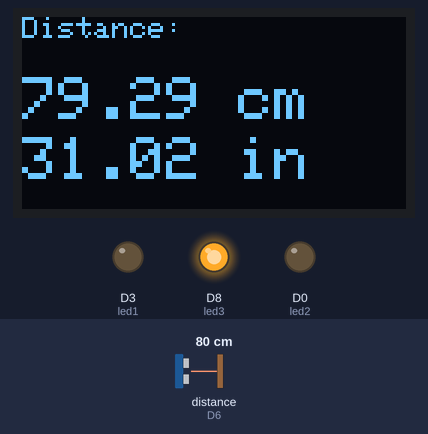
Simulated run of this sketch. Board: ESP8266 (NodeMCU). Shown: 128×64 one-colour display, output pins drawn as LEDs (lit = HIGH). Wiring (inferred from the names in the program): ultrasonic range finder: trigger D5; echo D6. The inputs (shaded band) are chosen by the test bench; at power-on: distance to the obstacle (sensor on D6) 80 cm. The echo pulse lasts 58.3 µs per cm; pins used as bus, display or sensor lines are not drawn; what the sketch prints to the serial monitor is not drawn.

Above: at 3.2 s.
3.3 s: distance to the obstacle (sensor on D6) set to 22 cm
At 4.7 s:
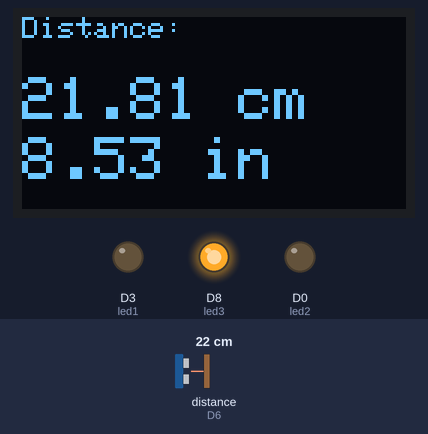
5.6 s: distance to the obstacle (sensor on D6) set to 18 cm
At 7.1 s:
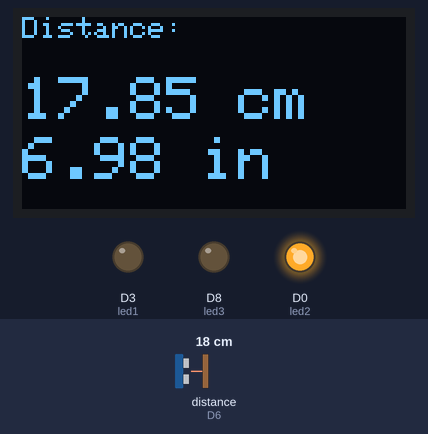
7.7 s: distance to the obstacle (sensor on D6) set to 12 cm
At 9.4 s:
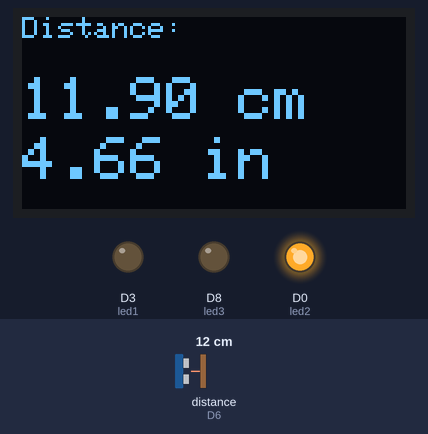
9.7 s: distance to the obstacle (sensor on D6) set to 9 cm
At 11.7 s:
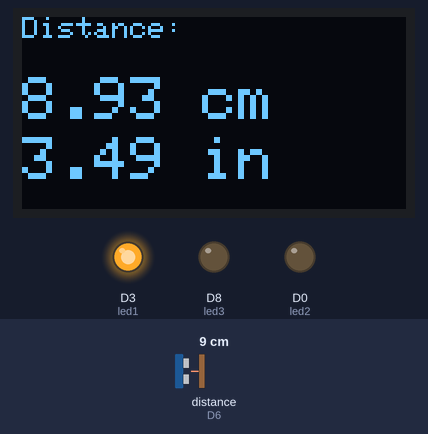
Timing chart, 0 to 12.8 s (numbered marks = the images above; inputs shaded):
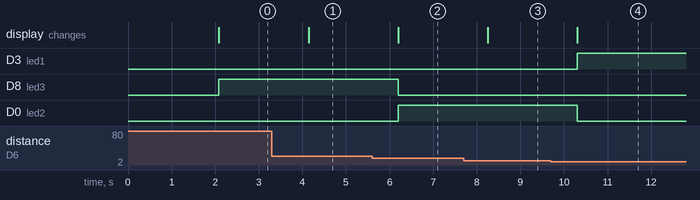

The sketch:

Ultrasonic_OLED_LED_in_node_mcu.ino
```cpp
#include <DHT.h>
#include <Adafruit_SSD1306.h>
#include <OakOLED.h>

// Ultrasonic Sensor Pins
const int trigger = D5;
const int echo = D6;

// LED Pins
const int led1 = D3;
const int led2 = D0;
const int led3 = D8;

// Distance Variables
long duration = 0;
float cm = 0;
float inch = 0;

// OLED Display
OakOLED oled;

void setup() {
  Serial.begin(9600);

  // Initialize OLED
  oled.begin();
  oled.clearDisplay();
  oled.setTextSize(2);
  oled.setTextColor(1);
  oled.setCursor(0, 0);
  oled.println("Initializing...");
  oled.display();
  delay(2000);

  // Set pin modes
  pinMode(trigger, OUTPUT);
  pinMode(echo, INPUT);
  pinMode(led1, OUTPUT);
  pinMode(led2, OUTPUT);
  pinMode(led3, OUTPUT);

  // Turn off all LEDs initially
  digitalWrite(led1, LOW);
  digitalWrite(led2, LOW);
  digitalWrite(led3, LOW);
}

void loop() {
  // Trigger the ultrasonic sensor
  digitalWrite(trigger, LOW);
  delayMicroseconds(2);
  digitalWrite(trigger, HIGH);
  delayMicroseconds(10);
  digitalWrite(trigger, LOW);

  // Measure the echo duration
  duration = pulseIn(echo, HIGH);

  // Calculate distances
  cm = duration * 0.034 / 2;   // Convert to cm
  inch = duration * 0.0133 / 2; // Convert to inches

  // Print to Serial Monitor
  Serial.print("Distance: ");
  Serial.print(cm);
  Serial.print(" cm, ");
  Serial.print(inch);
  Serial.println(" inches");

  // Display on OLED
  oled.clearDisplay();
  oled.setTextSize(1);
  oled.setCursor(0, 0);
  oled.println("Distance:");
  oled.setTextSize(2);
  oled.setCursor(0, 20);
  oled.print(cm);
  oled.println(" cm");
  oled.setCursor(0, 40);
  oled.print(inch);
  oled.println(" in");
  oled.display();

  // Control LEDs based on distance
  if (cm < 10) {
    digitalWrite(led1, HIGH);
    digitalWrite(led2, LOW);
    digitalWrite(led3, LOW);
  } else if (cm >= 10 && cm <= 20) {
    digitalWrite(led1, LOW);
    digitalWrite(led2, HIGH);
    digitalWrite(led3, LOW);
  } else if (cm > 20) {
    digitalWrite(led1, LOW);
    digitalWrite(led2, LOW);
    digitalWrite(led3, HIGH);
  } else {
    // Turn off all LEDs if no valid reading
    digitalWrite(led1, LOW);
    digitalWrite(led2, LOW);
    digitalWrite(led3, LOW);
  }

  // Wait before next reading
  delay(1000);
}
```

Measured:
- the behaviour switches between 21 and 20 cm on distance to the obstacle (sensor on D6) (found by bisection; images 1 and 2)
- the behaviour switches between 11 and 10 cm on distance to the obstacle (sensor on D6) (found by bisection; images 3 and 4)
- after the input at 3.3 s, the display: changes after 0.85 s (image 1)
- after the input at 5.6 s, D8 (led3): HIGH → LOW after 0.60 s; D0 (led2): LOW → HIGH after 0.60 s; the display: changes after 0.60 s (image 2)
- after the input at 7.7 s, the display: changes after 0.55 s (image 3)
- after the input at 9.7 s, D3 (led1): LOW → HIGH after 0.61 s; D0 (led2): HIGH → LOW after 0.61 s; the display: changes after 0.61 s (image 4)
